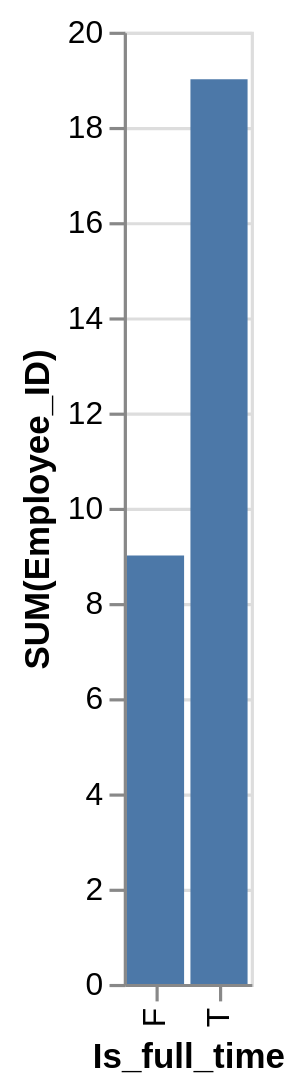

Write the Vega-Lite specification saved for this chart.
### Vega-Lite specification from a JSON file in a GitHub repository (floating-point values rounded to 4 significant figures)
{"data": {"values": [{"x_data": "F", "y_data": 9}, {"x_data": "T", "y_data": 19}]}, "mark": "bar", "encoding": {"x": {"field": "x_data", "type": "nominal", "title": "Is_full_time", "sort": {"op": "sum", "field": "y_data", "order": "ascending"}}, "y": {"field": "y_data", "type": "quantitative", "title": "SUM(Employee_ID)"}}}
